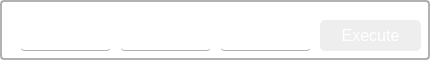
       <widget class="QWidget" name="pageGM_BtnBypass">
        <property name="styleSheet">
         <string notr="true">QWidget {
    background: transparent; /* Transparent background */
    border: 2px solid   rgba(169, 169, 169, 0.9); /* Border color &quot;#8677C3&quot; */
    border-radius: 4px; /* Rounded corners with a 10px radius */
}</string>
        </property>
        <widget class="QLineEdit" name="lineEditGMBB_GuildId">
         <property name="geometry">
          <rect>
           <x>20</x>
           <y>20</y>
           <width>91</width>
           <height>31</height>
          </rect>
         </property>
         <property name="styleSheet">
          <string notr="true">QLineEdit {
    border: none;            /* No border */
    background: transparent; /* Transparent background */
    color: #FFF;          /* White text color */
    border-bottom: 1px solid rgba(169, 169, 169, 0.9); /* Underline effect */
}
</string>
         </property>
        </widget>
        <widget class="QLineEdit" name="lineEditGMBB_ChannelId">
         <property name="geometry">
          <rect>
           <x>120</x>
           <y>20</y>
           <width>91</width>
           <height>31</height>
          </rect>
         </property>
         <property name="styleSheet">
          <string notr="true">QLineEdit {
    border: none;            /* No border */
    background: transparent; /* Transparent background */
    color: #FFF;          /* White text color */
    border-bottom: 1px solid rgba(169, 169, 169, 0.9); /* Underline effect */
}
</string>
         </property>
        </widget>
        <widget class="QLineEdit" name="lineEditGMBB_MessageId">
         <property name="geometry">
          <rect>
           <x>220</x>
           <y>20</y>
           <width>91</width>
           <height>31</height>
          </rect>
         </property>
         <property name="styleSheet">
          <string notr="true">QLineEdit {
    border: none;            /* No border */
    background: transparent; /* Transparent background */
    color: #FFF;          /* White text color */
    border-bottom: 1px solid rgba(169, 169, 169, 0.9); /* Underline effect */
}
</string>
         </property>
        </widget>
        <widget class="QPushButton" name="pushButtonGM_StartBtnBypass">
         <property name="geometry">
          <rect>
           <x>320</x>
           <y>20</y>
           <width>101</width>
           <height>31</height>
          </rect>
         </property>
         <property name="font">
          <font>
           <pointsize>12</pointsize>
          </font>
         </property>
         <property name="styleSheet">
          <string notr="true">QPushButton {
    border: none; /* No border */
    border-radius: 5px; /* Rounded corners */
    background: rgba(169, 169, 169, 0.2); /* Slightly transparent background */
    padding: 5px 10px;
    color: #FFFFFF; /* White text color */
    font-size: 12pt; /* Font size */
}

QPushButton:hover {
    background: rgba(169, 169, 169, 0.3); /* Light purple background on hover */
    color: #FFFFFF; /* White text color on hover */
}
</string>
         </property>
         <property name="text">
          <string>Execute</string>
         </property>
        </widget>
       </widget>
